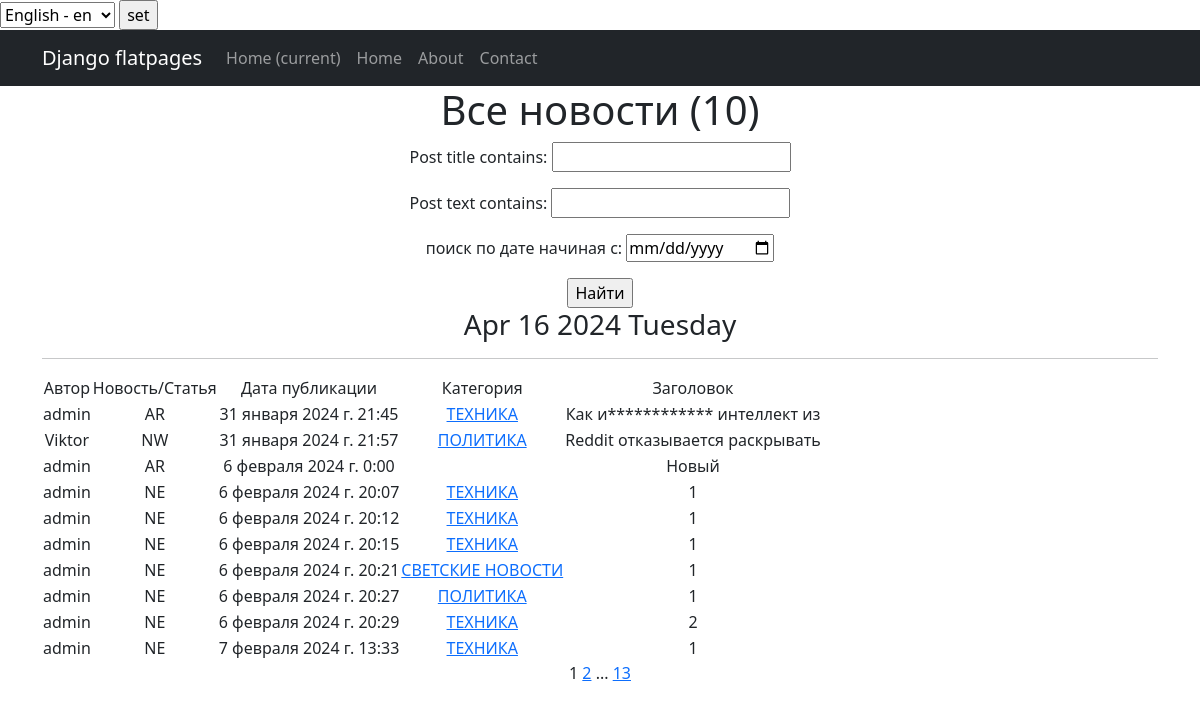
The page /news/ on the database as committed earlier.
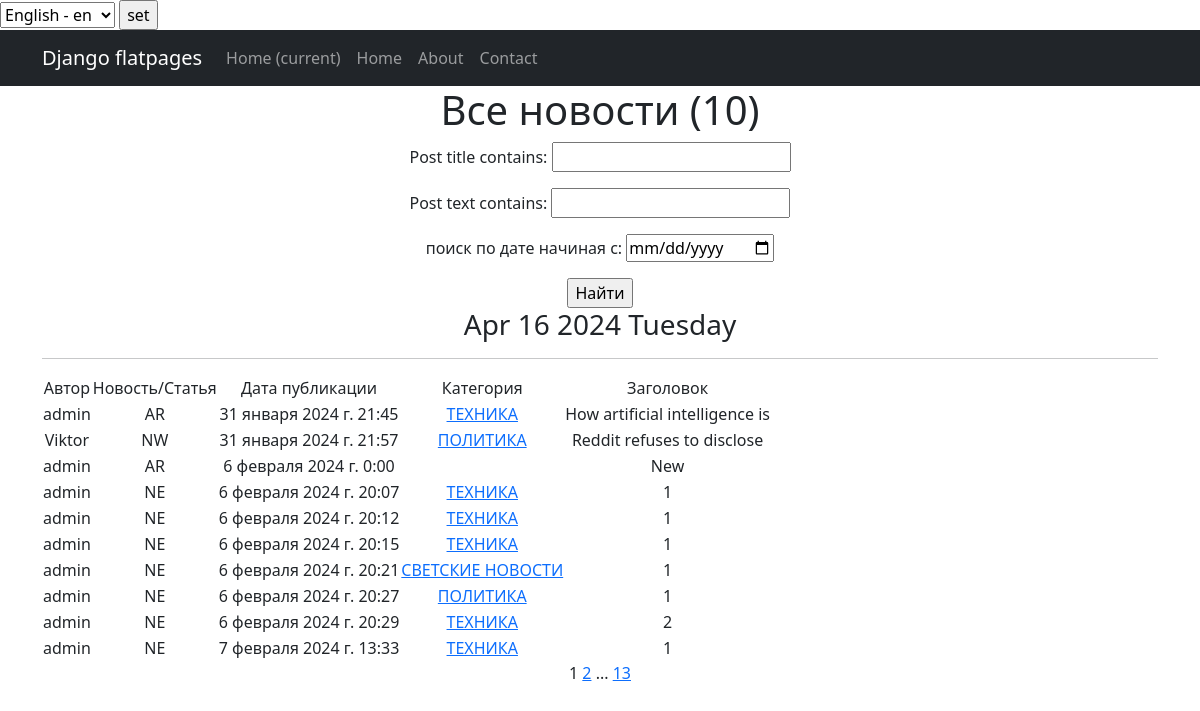
The same page on the database as committed later.
### news/models.py (models this page shows, shortened)
class Post(models.Model):
    post_author = models.ForeignKey('Author', on_delete=models.CASCADE,)
    post_choice = models.CharField(max_length=2,
                                   choices=TYPE,
                                   default=news)
    post_date = models.DateTimeField(auto_now_add=True)
    post_category = models.ManyToManyField('Category', through='PostCategory')
    post_title = models.CharField(max_length=30)
    post_text = models.TextField()
    post_rating = models.IntegerField(default=0)

class Author(models.Model):
    user = models.OneToOneField(User, on_delete=models.CASCADE)
    author_rating = models.IntegerField(default=0)
    def __str__(self):
        return self.user.username

### news/views.py (the view, shortened to what this page needs)
# urls.py: path('', PostList.as_view(), name='post_list'),
class PostList(ListView):
    model = Post
    ordering = 'post_date'
    template_name = 'articles.html'
    context_object_name = 'post_news'
    paginate_by = 10
    def get_context_data(self, **kwargs):  # забираем отфильтрованные объекты переопределяя метод get_context_data у наследуемого класса
        context = super().get_context_data(**kwargs)
        context['filterset'] = PostFilter(self.request.GET, queryset=self.get_queryset())  # вписываем фильтр в контекст
        context['categories'] = PostCategory.objects.all()
        context['form'] = PostForm()
        return context
    def get_queryset(self):
        queryset = super().get_queryset()
        self.filterset = PostFilter(self.request.GET, queryset)
        return self.filterset.qs

### news/forms.py (shortened to what this page needs)
class PostForm(forms.ModelForm):
    post_text = forms.CharField(min_length=5)
    class Meta:
        model = Post
        fields = [
            'post_author',
            'post_title',
            'post_category',
            'post_text'
        ]

### news/models.py (called while the page is built)
    def __str__(self):
        return self.get_thematic_display()

### news/templatetags/custom_filters.py (called while the page is built)
@register.filter()
def cenzor(value):
    badwords = ["искусственный"]
    splitwords = value.split()
    for i in range(len(splitwords)):
        if splitwords[i] in badwords:
            firstletter = splitwords[i][0]
            newvalue=firstletter +"*"*(len(splitwords[i])-1)
            splitwords[i] = newvalue
    result = " ".join(splitwords)
    return f'{result}'

### news/templatetags/custom_tags.py (called while the page is built)
@register.simple_tag()
def current_time(format_string='%b %d %Y'):
   return datetime.utcnow().strftime(format_string)

@register.simple_tag(takes_context=True)
def url_replace(context, **kwargs):
   d = context['request'].GET.copy()
   for k, v in kwargs.items():
       d[k] = v
   return d.urlencode()

### templates/articles.html (shortened to what this page needs)
{% extends 'flatpages/default.html' %}
{% load i18n %}
{% load custom_filters %}!
{% load custom_tags %}
{% load cache %}
{% cache 60 news_all %}
    {% load static %}
            {% get_available_languages as LANGUAGES %}
            {% get_language_info_list for LANGUAGES as languages %}
{% block content %}
    <h1>Все новости ({{ post_news.count}})</h1>
    <form action="" method="get">
        {{ filterset.form.as_p }}
        <input type="submit" value="Найти" />
    </form>
    <h3>{% current_time '%b %d %Y %A' %}</h3>
    <hr>
    {% if post_news %}
        <table>
            <tr>
                <td>Автор</td>
                <td>Новость/Статья</td>
                <td>Дата публикации</td>
                <td>Категория</td>
                <td>Заголовок</td>
            </tr>
            {% for post_detail in post_news %}
            <tr>
                 <td>{{ post_detail.post_author }}</td>
                 <td>{{ post_detail.post_choice|truncatewords:2 }}</td>
                 <td>{{ post_detail.post_date }}</td>
                 <td>
                     {% for category in post_detail.post_category.all %}
                        <a href="{% url 'category_list' category.id %}">{{ category }}</a>
                     {% endfor %}
                 </td>
                 <td>{{ post_detail.post_title|cenzor}}</td>
                 <td>
                 </td>
            </tr>
            {% endfor %}
        </table>
    {% else %}
        <h2>новостей нет!</h2>
    {% endif %}
   {{ page_obj.number }}
   {% if page_obj.has_next %}
       <a href="?{% url_replace page=page_obj.next_page_number %}">{{ page_obj.next_page_number }}</a>
       {% if paginator.num_pages != page_obj.next_page_number %}
           ...
           <a href="?{% url_replace page=page_obj.paginator.num_pages %}">{{ page_obj.paginator.num_pages }}</a>
       {% endif %}
   {% endif %}
{% endblock content %}
{% endcache %}

Rows that differ between the two databases and show on the page:
changed Post: post_title|cenzor "Как и************ интеллект из" → "How artificial intelligence is"
changed Post "NW": post_title|cenzor "Reddit отказывается раскрывать" → "Reddit refuses to disclose"
changed Post: post_title|cenzor "Новый" → "New"
